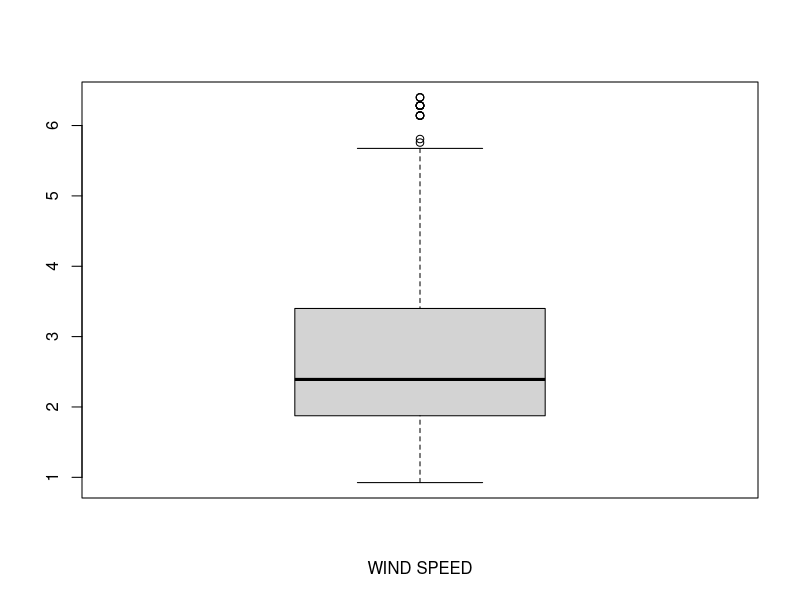
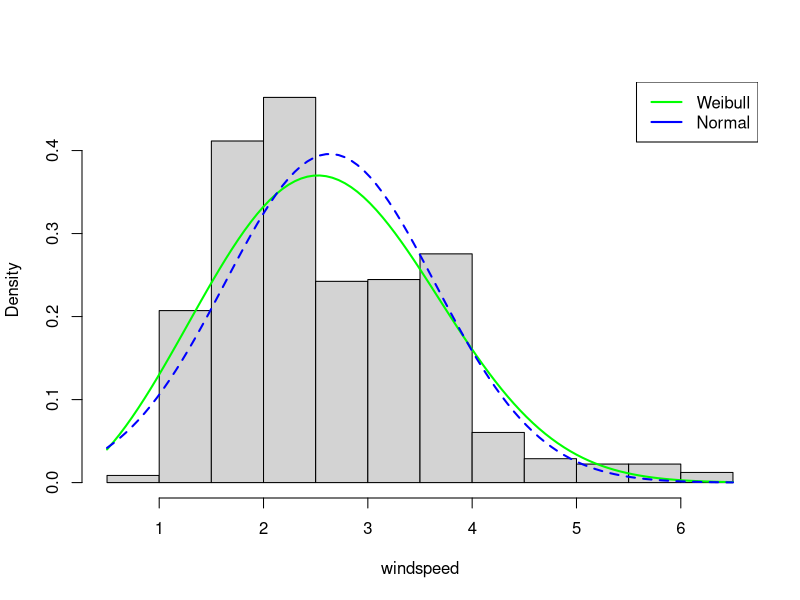

These charts were generated, in order, by the following R code:
library(readxl)
Data <- read_excel("Raw dataset.xlsx")

### descriptive statistics ###
### a box plot is best for this dataset, to find outliers ###

boxplot(Data$μ, xlab = "WIND SPEED",
        main = "")
summary(Data$μ)

mle_weibull <- function(x,par)
{
  log_lik <- sum(dweibull(x, par[1], par[2],
                                         log = T))
  
  ### sum(log(dweibull(x, par[1], par[2]))) ###

  return(-log_lik)
}

windspeed <- as.numeric(na.omit(Data$μ))
library(MASS)

library(fitdistrplus)
weibull_estimates <- fitdist(windspeed,
                             "weibull")
### nlm(mle_weibull, c(5,1),x = windspeed) ###

### calculating exceedence probability ###
pweibull(q=6,
         weibull_estimates$estimate[1],
         weibull_estimates$estimate[2],
         lower.tail = FALSE)

### calculating empirical probability ###
### mean(windspeed >6) ###
length(windspeed[windspeed>6])/length(windspeed)

norm_estimate <- fitdist(windspeed, "norm")
mean(windspeed)
sd(windspeed)

hist(windspeed, 
     main = "",
     probability = T)
curve(dweibull(x, 
               weibull_estimates$estimate[1],
               weibull_estimates$estimate[2]),
               add = T,
               lty = 1,
               col = "green",
               lwd = 2)

curve(dnorm(x, 
            norm_estimate$estimate[1],
            norm_estimate$estimate[2]),
      add = T,
      lty = 2,
      col = "blue",
      lwd = 2)

## Goodness of fit test
gofstat(list(weibull_estimates,
             norm_estimate))

summary(weibull_estimates)


legend("topright",
       legend = c("Weibull", "Normal"),
       col = c("green","blue"),
       lwd = c(2,2))
